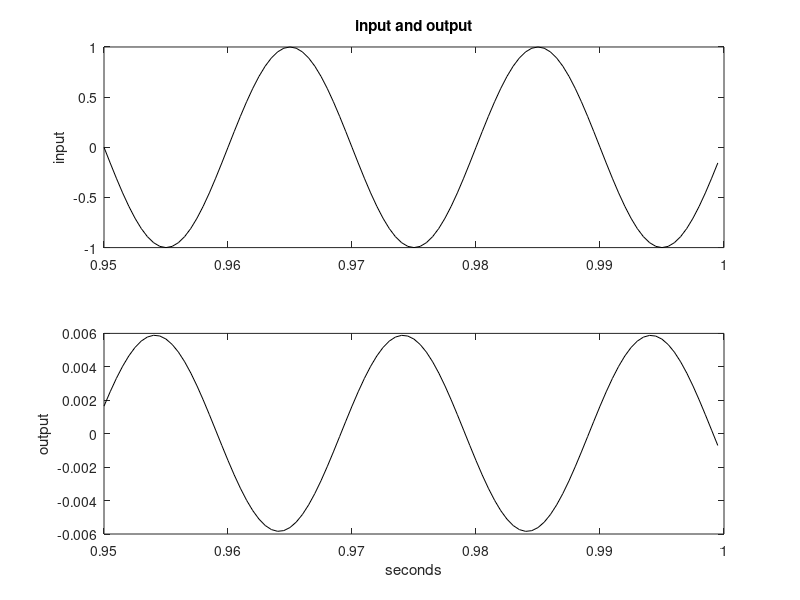

Here is the MATLAB script that generated this plot:
% Sinusoidal output and input 
G=tf([600],[1 90 600]); %the transfer function G(s)

% Input sine signal 
fu=50; %signal frequency in Hz
wu=2*pi*fu; %signal frequency in rad/s
fs=2000; %sampling frequency in Hz
tiv=1/fs; %time interval between samples;
t=0:tiv:(1-tiv); %time intervals set (1 second)
u=sin(wu*t); %input signal data set
subplot(2,1,1); plot(t(1901:2000),u(1901:2000),'k'); %plots input signal
ylabel('input');title('input and output');

% Output sine signal
[y,ty]=lsim(G,u,t); %computes the system output
subplot(2,1,2); plot(t(1901:2000),y(1901:2000),'k'); %plots output signal
ylabel('output'); xlabel('seconds')
